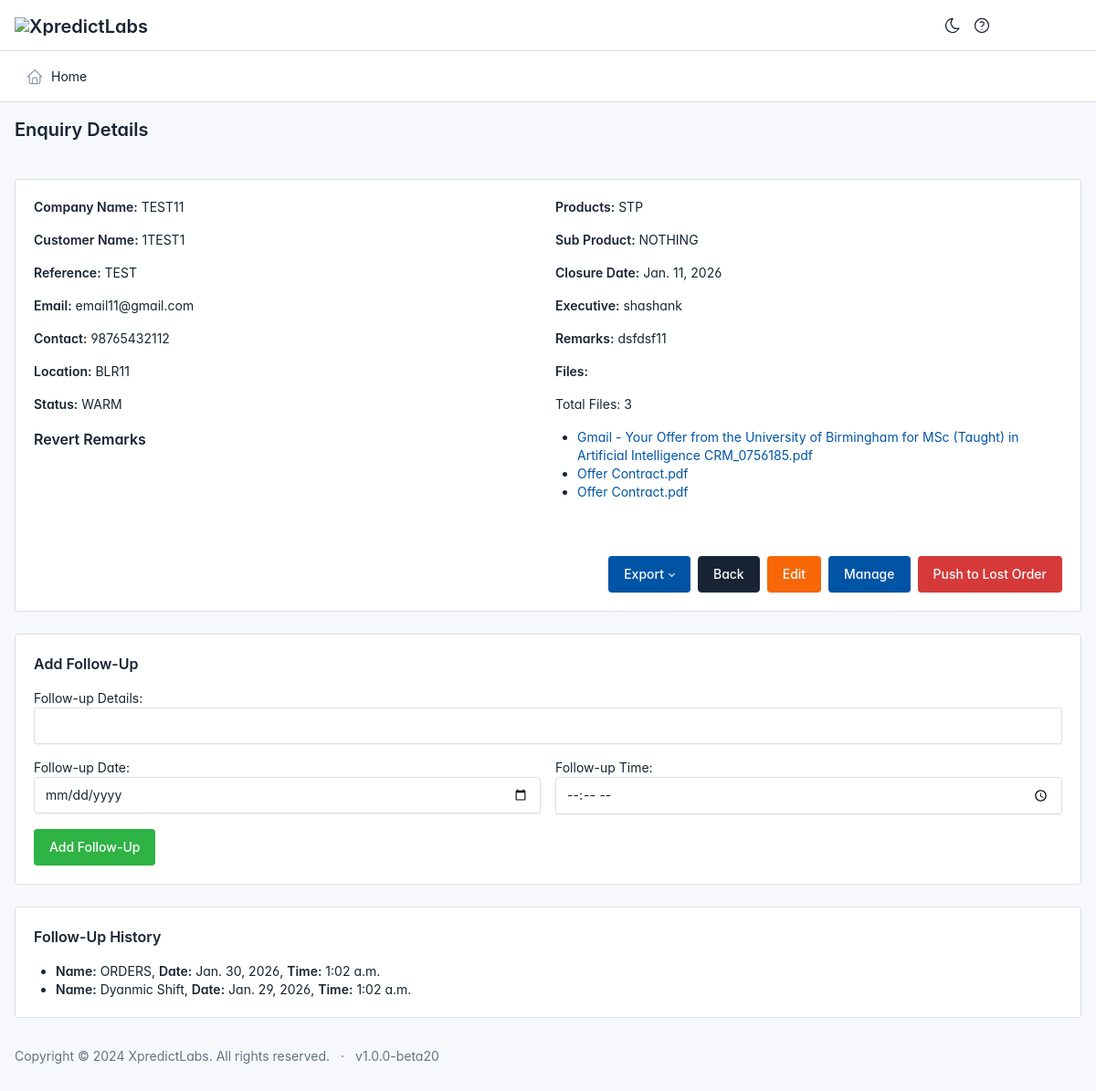
Screenshot of /riva/enquiry/121/details/ with the database file from the repository.
### Riva/models.py (models this page shows, shortened)
class Enquiry(models.Model):
    STATUS_CHOICES = [
        ('1', 'HOT'),
        ('2', 'WARM'),
        ('3', 'COLD'),
    ]
    companyname = models.CharField(max_length=30, default='', blank=True, null=True)
    customername = models.CharField(max_length=20, default='', blank=True, null=True)
    refrence = models.CharField(max_length=20, default='',blank=True)
    email = models.EmailField( null=True, blank=True)
    contact = models.IntegerField( blank=True, null=True)
    location = models.CharField(max_length=100, default='')
    status = models.CharField(max_length=20, choices=STATUS_CHOICES, default='')
    products = models.ForeignKey(Products, on_delete=models.CASCADE, default=1)  # Make sure product with id=1 exists
    subproduct = models.CharField(max_length=20, default='',blank=True)
    closuredate = models.DateField(null=True, blank=True)
    executive = models.ForeignKey(Executive, on_delete=models.CASCADE,  blank=True, null=True)
    files = models.ManyToManyField(FileUploadModel, blank=True)
    remarks = models.TextField(max_length=255, default='', blank=True)
    flag = models.TextField(max_length=200, default='', blank=True)
    enqtype = models.CharField(max_length=20, default='',blank=True)
    is_confirmed = models.BooleanField(default=False)
    created_at = models.DateTimeField(auto_now_add=True)
    is_lost = models.BooleanField(default=False)
    is_reverted = models.BooleanField(default=False)
    is_relegated=models.BooleanField(default=False)
    created_by = models.ForeignKey(User, on_delete=models.CASCADE, null=True, blank=True)

class Products(models.Model):
    name = models.CharField(max_length=100)
    hsncode=models.CharField(max_length=30, default='')
    base_amount=models.DecimalField(max_digits=20, decimal_places=2, default=0)
    gst=models.DecimalField(max_digits=20, decimal_places=2, default=0)

class Executive(models.Model):
    name = models.CharField(max_length=100)

class FileUploadModel(models.Model):
    file = models.FileField(upload_to='uploads/')
    name = models.CharField(max_length=255)  # Optional: To store a custom file name

class FollowUp(models.Model):
    enquiry = models.ForeignKey(Enquiry, on_delete=models.CASCADE, related_name="followups")
    foname = models.CharField(max_length=255)
    fodate = models.DateField()
    fotime = models.TimeField()
    user = models.ForeignKey(User, on_delete=models.CASCADE, null=True, blank=True)

### Riva/views.py (the view, shortened to what this page needs)
# urls.py: path('enquiry/<int:id>/details/', views.enquiry_details, name='enquiry_details'),
def enquiry_details(request, id):
    try:
        enquiry = get_object_or_404(Enquiry, id=id)
        revert_remarks = RevertRemark.objects.filter(enquiry=enquiry).order_by('-created_at')
        print(revert_remarks)
        followups = FollowUp.objects.filter(enquiry=enquiry).order_by('-fodate', '-fotime')
        files = enquiry.files.all()
        data = {
            "id": id,
            "companyname": enquiry.companyname,
            "customername": enquiry.customername,
            "refrence": enquiry.refrence,
            "email": enquiry.email,
            "contact": enquiry.contact,
            "location": enquiry.location,
            "status": enquiry.get_status_display() if enquiry.status else "N/A",
            "products": enquiry.products.name if enquiry.products else "N/A",  # Access the product name here
            "subproduct": enquiry.subproduct,
            "closuredate": enquiry.closuredate,
            "executive": enquiry.executive.name if enquiry.executive else "N/A",  # Similarly for executive name
            "remarks": enquiry.remarks,
            "files": files,
            "is_lost": "Lost" if enquiry.is_lost else "Active",
            'followups': followups,  # Pass revert remarks here
        }
        return render(request, 'xp2/enquiry_details.html', {'enquiry_data': data, 'followups': followups , 'revert_remarks': revert_remarks})
    except Enquiry.DoesNotExist:
        return HttpResponse("Enquiry not found", status=404)

### app/context_processors.py (called while the page is built, shortened)
def user_role(request):
    return {}  # Empty context if user is not authenticated

def group_buttons(request):
    return {
        'group_buttons': GroupButton.objects.all()
    }

def modules_with_submodules(request):
    if not request.user.is_authenticated:
        return {}  # Return an empty context for unauthenticated users

### website/context_processors.py (called while the page is built, shortened)
def dashboard_data(request):
    if not request.user.is_authenticated:  # Avoid running for anonymous users
        return {}

def pay_now_context(request):
    payment_details = None
    selected_user = None
    expenses = None
    total_amount_to_be_paid = None
    transaction_id = None
    from_date = None
    to_date = None
    selected_filter = None
    user_id = request.GET.get('user_id', None)
    return {
        'selected_user': selected_user,
        'expenses': expenses,
        'total_amount_to_be_paid': total_amount_to_be_paid,
        'transaction_id': transaction_id,
        'from_date': from_date,
        'to_date': to_date,
        'selected_filter': selected_filter,
        'payment_details': payment_details,
    }

def generate_voucher_number(request):
    current_date = datetime.now()
    year_month = current_date.strftime('%y%m')  # 'yy' format for year and 'mm' for month
    last_voucher = CashVoucher.objects.filter(voucher_number__startswith=f"XPCV{year_month}").order_by('voucher_number').last()
    if last_voucher:
        last_number = int(last_voucher.voucher_number[-4:])
        next_number = last_number + 1
    else:
        next_number = 1
    counter_str = str(next_number).zfill(4)
    voucher_number = f"XPCV{year_month}{counter_str}"
    return {'voucher_number': voucher_number}

def notifications(request):
    if request.user.is_authenticated:
        if request.user.is_superuser:  # For admin users, get all notifications
            notifications = Notification.objects.all().order_by('-created_at').values('id', 'title', 'message', 'status', 'created_at')
        else:  # For regular users, filter by the current user (if notifications are user-specific)
            notifications = Notification.objects.filter(user=request.user).order_by('-created_at').values('id', 'title', 'message', 'status', 'created_at')
        unread_count = notifications.filter(status='unread').count()
    else:
        notifications = []
        unread_count = 0
    return {
        'notifications': list(notifications),
        'unread_count': unread_count,
    }

### templates/xp2/enquiry_details.html (shortened to what this page needs)
{% extends "base.html" %}
{% block content %}<br>
<div class="container-fluid">
    <h2 class="page-title text-center">Enquiry Details</h2><br>
</div>
<div class="container-fluid">
    <div class="card">
        <div class="card-body">
            <div class="row">
                <div class="col-12 col-md-6 mb-4">
                    <p><strong>Company Name:</strong> {{ enquiry_data.companyname }}</p>
                    <p><strong>Customer Name:</strong> {{ enquiry_data.customername }}</p>
                    <p><strong>Reference:</strong> {{ enquiry_data.refrence }} </p>
                    <p><strong>Email:</strong> {{ enquiry_data.email }}</p>
                    <p><strong>Contact:</strong> {{ enquiry_data.contact }}</p>
                    <p><strong>Location:</strong> {{ enquiry_data.location }}</p>
                    <p><strong>Status:</strong> {{ enquiry_data.status }}</p>
                    <h3>Revert Remarks</h3>
                </div>
                <div class="col-12 col-md-6 mb-4">
                    <p><strong>Products:</strong> {{ enquiry_data.products }}</p>
                    <p><strong>Sub Product:</strong> {{ enquiry_data.subproduct }}</p>
                    <p><strong>Closure Date:</strong> {{ enquiry_data.closuredate }}</p>
                    <p><strong>Executive:</strong> {{ enquiry_data.executive }}</p>
                    <p><strong>Remarks:</strong> {{ enquiry_data.remarks }}</p>
                    <p><strong>Files:</strong></p>
                    {% if enquiry_data.files %}
                        <p>Total Files: {{ enquiry_data.files.count }}</p>
                        <ul>
                        {% for file in enquiry_data.files %}
                            <li>
                                <a href="{{ file.file.url }}" download>{{ file.name }}</a>
                            </li>
                        {% endfor %}
                        </ul>
                    {% else %}
                        <p>No files uploaded</p>
                    {% endif %}<br>
                </div>
            </div>
            <div class="d-flex flex-wrap justify-content-end mt-auto gap-2">
                <div class="dropdown">
                    <button class="btn btn-primary dropdown-toggle" data-bs-toggle="dropdown" aria-expanded="false">
                        Export
                    </button>
                </div>
                <a href="{% url 'enquries' %}" class="btn btn-dark">Back</a>
                <a href="{% url 'edit-enquiry' enquiry_id=enquiry_data.id %}" class="btn btn-warning">Edit</a>
                <a href="{% url 'managequotationpage' enquiry_data.id %}" class="btn btn-primary">Manage</a>
                <button class="btn btn-danger" data-bs-toggle="modal" data-bs-target="#confirmModal">Push to Lost Order</button>
            </div>
        </div>
    </div>
    <div class="card mt-4">
        <div class="card-body">
            <h3>Add Follow-Up</h3>
            <form method="post" action="{% url 'add_followup' enquiry_data.id %}">
                <div class="row g-3">
                    <div class="col-md-12">
                        <label for="foname">Follow-up Details:</label>
                        <input type="text" id="foname" name="foname" class="form-control" required>
                    </div>
                    <div class="col-md-6">
                        <label for="fodate">Follow-up Date:</label>
                        <input type="date" id="fodate" name="fodate" class="form-control" required>
                    </div>
                    <div class="col-md-6">
                        <label for="fotime">Follow-up Time:</label>
                        <input type="time" id="fotime" name="fotime" class="form-control" required>
                    </div>
                </div>
                <button type="submit" class="btn btn-success mt-3">Add Follow-Up</button>
            </form>
        </div>
    </div>
    <div class="card mt-4">
        <div class="card-body">
            <h3>Follow-Up History</h3>
            {% if followups %}
                <ul>
                    {% for followup in followups %}
                        <li>
                            <strong>Name:</strong> {{ followup.foname }},
                            <strong>Date:</strong> {{ followup.fodate }},
                            <strong>Time:</strong> {{ followup.fotime }}
                        </li>
                    {% endfor %}
                </ul>
            {% else %}
                <p>No follow-ups recorded yet.</p>
            {% endif %}
        </div>
    </div>
</div>
{% endblock %}

### templates/base.html (style rules this page uses)
:root { --tblr-font-sans-serif: 'Inter Var', -apple-system, BlinkMacSystemFont, San Francisco, Segoe UI, Roboto, Helvetica Neue, sans-serif; }
body { font-feature-settings: "cv03", "cv04", "cv11"; }

### rows the page displays
Enquiry: companyname "TEST11", customername "1TEST1", refrence "TEST", email "email11@gmail.com", location "BLR11", subproduct "NOTHING", closuredate "Jan. 11, 2026", remarks "dsfdsf11"
Products: products "STP"
Executive: executive "shashank"
FileUploadModel: name "Gmail - Your Offer from the University of Birmingham for MSc (Taught) in Artificial Intelligence CRM_0756185.pdf"
FileUploadModel: name "Offer Contract.pdf"
FileUploadModel: name "Offer Contract.pdf"
FollowUp: foname "ORDERS", fodate "Jan. 30, 2026", fotime "1:02 a.m."
FollowUp: foname "Dyanmic Shift", fodate "Jan. 29, 2026", fotime "1:02 a.m."

### other values shown
{{ enquiry_data.contact }} "98765432112"
{{ enquiry_data.status }} "WARM"
{{ enquiry_data.files.count }} "3"
